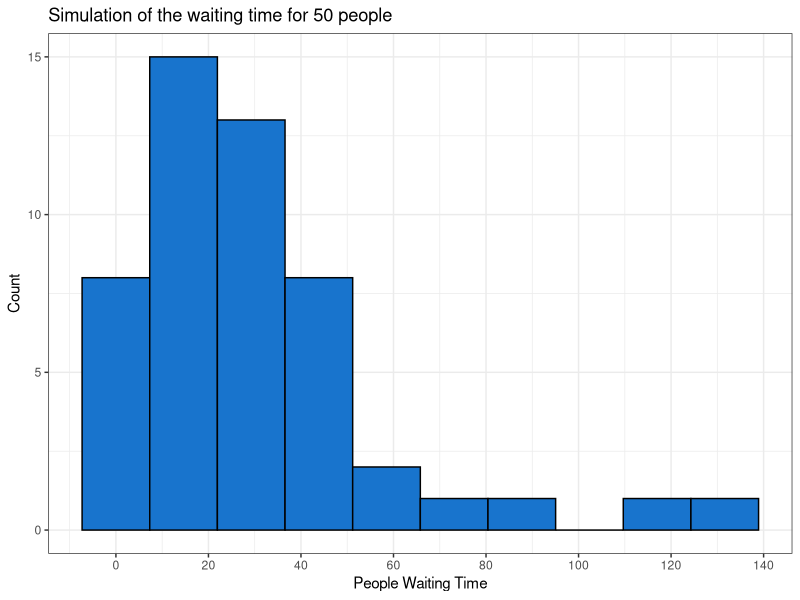

This chart was generated by the following R code:
## ---- chunk 1
knitr::opts_chunk$set(dev = "ragg_png")

## ---- chunk 2
# tidyverse
library(ggplot2)

# others
library(kableExtra)

## ---- chunk 3

mykable <- function(data) {
  knitr::kable(data) %>% 
    kable_styling()
}

## ---- chunk 4

x <- c(15.58, 15.9, 16, 16.1, 16.2)
p1 <- c(0.15, 0.21, 0.35, 0.15, 0.14)
p2 <- c(0.14, 0.05, 0.64, 0.08, 0.09)

exp_value_1 <- sum(x*p1)
exp_value_2 <- sum(x*p2)

var_1 <- sum(p1*(x-exp_value_1)**2)
var_2 <- sum(p2*(x-exp_value_2)**2)

cat(
  'E[X] method 1:', round(exp_value_1, 3), 
  '\nE[X] method 2:', round(exp_value_2, 3), 
  '\nVar(X) method 1:', round(var_1, 6), 
  '\nVar(X) method 2:', round(var_2, 6)
  )


## ---- chunk 5

set.seed(1) 
people_wt <- rexp(50, 1/30)

ggplot() + 
  geom_histogram(aes(people_wt),  bins = 10, fill='dodgerblue3', colour="black") +
  labs(title="Simulation of the waiting time for 50 people", 
       x='People Waiting Time',
       y='Count')+
  scale_x_continuous(
    breaks = seq(0, 160, 20),
  ) + 
  theme_bw()

## ---- chunk 6

## ---- chunk 7

## ---- chunk 8
